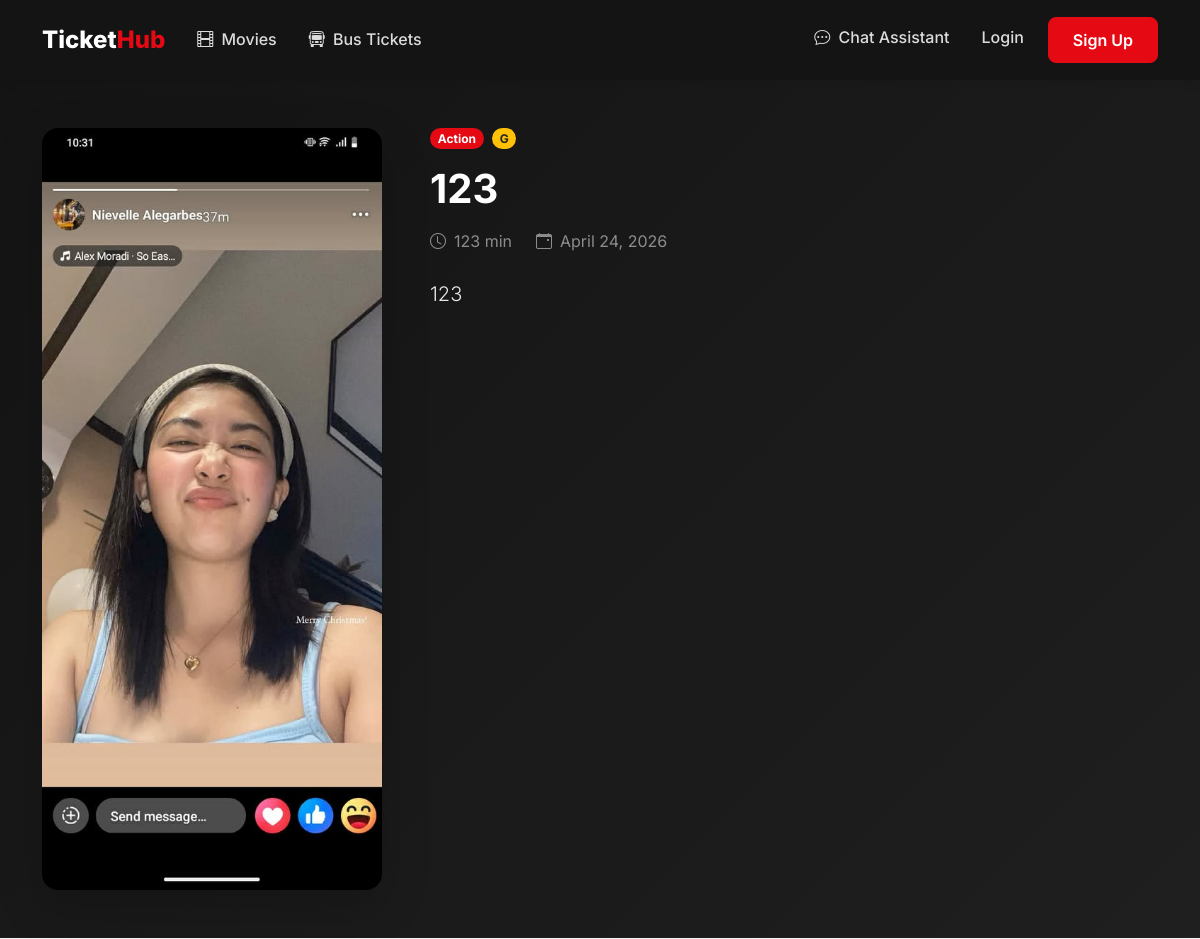
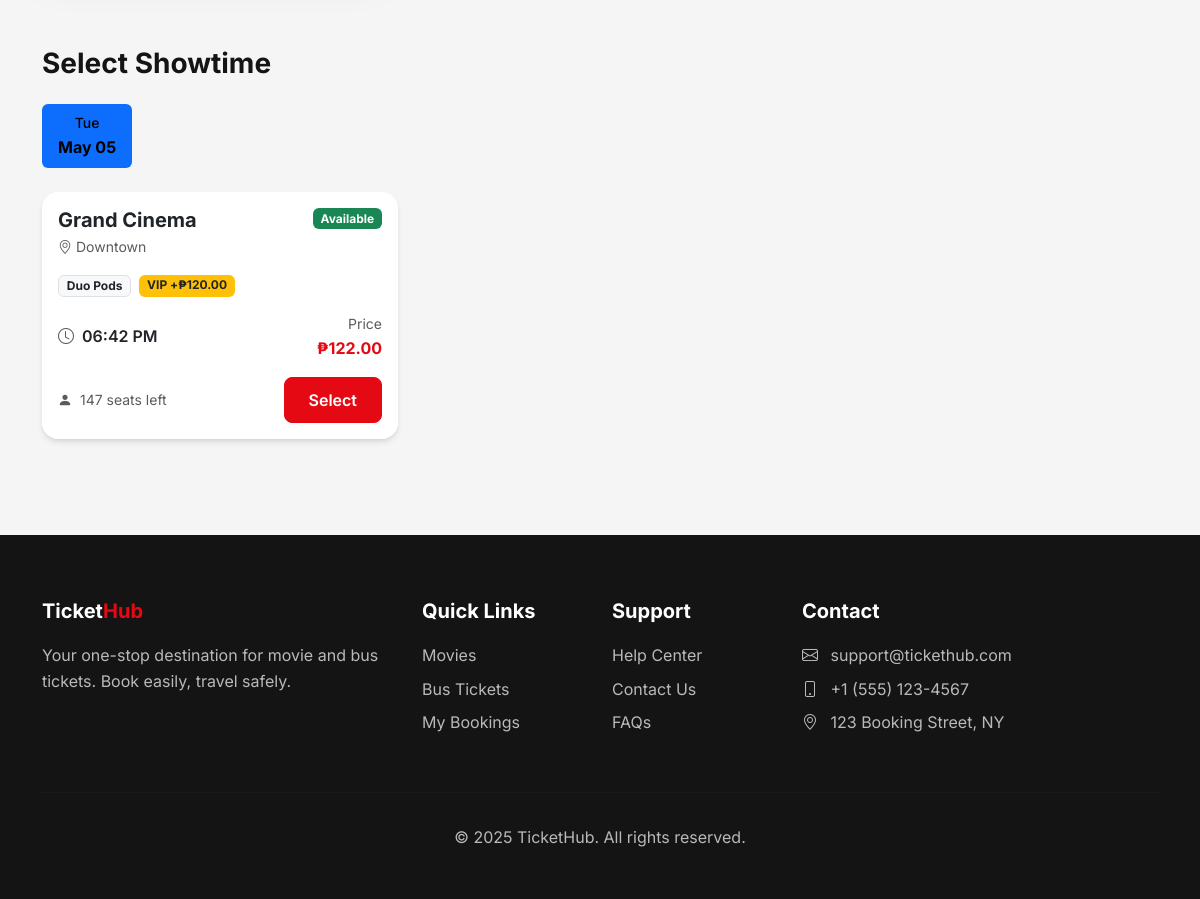
Page /movies/1 on the committed database (2 pictures, top to bottom).
### flask_app/app.py (models this page shows)
class Movie(db.Model):
    id = db.Column(db.Integer, primary_key=True)
    title = db.Column(db.String(200), nullable=False)
    description = db.Column(db.Text)
    genre = db.Column(db.String(100))
    duration = db.Column(db.Integer)  # in minutes
    rating = db.Column(db.String(10))  # PG, PG-13, R, etc.
    poster_image = db.Column(db.String(255))
    trailer_url = db.Column(db.String(255))
    release_date = db.Column(db.Date)
    is_active = db.Column(db.Boolean, default=True)
    created_at = db.Column(db.DateTime, default=datetime.utcnow)
    showtimes = db.relationship('Showtime', backref='movie', lazy=True, cascade='all, delete-orphan')

class Showtime(db.Model):
    id = db.Column(db.Integer, primary_key=True)
    movie_id = db.Column(db.Integer, db.ForeignKey('movie.id'), nullable=False)
    cinema_id = db.Column(db.Integer, db.ForeignKey('cinema.id'), nullable=False)
    show_date = db.Column(db.Date, nullable=False)
    show_time = db.Column(db.Time, nullable=False)
    price = db.Column(db.Float, nullable=False)
    available_seats = db.Column(db.Integer)
    bookings = db.relationship('MovieBooking', backref='showtime', lazy=True, cascade='all, delete-orphan')

class Cinema(db.Model):
    id = db.Column(db.Integer, primary_key=True)
    name = db.Column(db.String(100), nullable=False)
    location = db.Column(db.String(200))
    total_seats = db.Column(db.Integer, default=100)
    operator_id = db.Column(db.Integer, db.ForeignKey('user.id'), nullable=True)
    image = db.Column(db.String(255))  # for picture
    seat_layout_style = db.Column(db.String(40), default=DEFAULT_CINEMA_LAYOUT_STYLE, nullable=False)
    vip_rows = db.Column(db.Integer, default=DEFAULT_CINEMA_VIP_ROWS)
    vip_surcharge = db.Column(db.Float, default=DEFAULT_CINEMA_VIP_SURCHARGE)
    showtimes = db.relationship('Showtime', backref='cinema', lazy=True, cascade='all, delete-orphan')
    operator = db.relationship('User', foreign_keys=[operator_id], backref='cinemas')

### flask_app/app.py (the view)
@app.route('/movies/<int:movie_id>')
@regular_user_only
def movie_detail(movie_id):
    movie = Movie.query.get_or_404(movie_id)
    showtimes = Showtime.query.filter(
        Showtime.movie_id == movie_id,
        Showtime.show_date >= datetime.now().date()
    ).order_by(Showtime.show_date, Showtime.show_time).all()
    showtimes = [st for st in showtimes if not is_showtime_departed(st)]
    return render_template('movies/detail.html', movie=movie, showtimes=showtimes)

### flask_app/app.py (called while the page is built, shortened)
@app.after_request
def add_no_cache_headers(response):
    if request.endpoint != 'static':
        response.headers['Cache-Control'] = 'no-store, no-cache, must-revalidate, private, max-age=0'
        response.headers['Pragma'] = 'no-cache'
        response.headers['Expires'] = '0'
    return response

def regular_user_only(f):
    @wraps(f)
    def decorated_function(*args, **kwargs):
        return f(*args, **kwargs)
    return decorated_function

def is_showtime_departed(showtime, now_dt=None):
    if not showtime or not getattr(showtime, 'show_date', None) or not getattr(showtime, 'show_time', None):
        return False
    now_dt = now_dt or datetime.now()
    show_dt = datetime.combine(showtime.show_date, showtime.show_time)
    return show_dt <= now_dt

### flask_app/templates/movies/detail.html (shortened to what this page needs)
{% extends 'base.html' %}
{% block content %}
<section class="py-5" style="background: linear-gradient(135deg, var(--dark) 0%, var(--dark-lighter) 100%);">
    <div class="container">
        <div class="row g-5">
            <div class="col-md-4">
                {% if movie.poster_image %}
                    <img src="{{ url_for('static', filename='uploads/' + movie.poster_image) }}" class="img-fluid rounded-4 shadow-lg" alt="{{ movie.title }}">
                {% else %}
                    <div class="bg-secondary rounded-4 d-flex align-items-center justify-content-center" style="height: 400px;">
                        <i class="bi bi-film text-white" style="font-size: 5rem;"></i>
                    </div>
                {% endif %}
            </div>
            <div class="col-md-8 text-white">
                <div class="d-flex gap-2 mb-3">
                    {% if movie.genre %}
                        {% for g in movie.genre.split(',') %}
                            {% set g2 = g.strip() %}
                            {% if g2 %}
                                <a href="{{ url_for('movies', genre=g2) }}" class="badge rounded-pill" style="background: var(--primary); text-decoration: none;">
                                    {{ g2 }}
                                </a>
                            {% endif %}
                        {% endfor %}
                    {% endif %}
                    {% if movie.rating %}
                        {% set first_rating = movie.rating.split(',')[0].strip() %}
                        <span class="badge rounded-pill bg-warning text-dark">{{ first_rating }}</span>
                    {% endif %}
                </div>
                <h1 class="fw-bold mb-3">{{ movie.title }}</h1>
                <div class="d-flex gap-4 mb-4 text-white-50">
                    {% if movie.duration %}
                        <span><i class="bi bi-clock me-2"></i>{{ movie.duration }} min</span>
                    {% endif %}
                    {% if movie.release_date %}
                        <span><i class="bi bi-calendar-event me-2"></i>{{ movie.release_date.strftime('%B %d, %Y') }}</span>
                    {% endif %}
                </div>
                <p class="lead mb-4" style="opacity: 0.9;">{{ movie.description or 'No description available.' }}</p>
            </div>
        </div>
    </div>
</section>
<section class="py-5">
    <div class="container">
        <h3 class="fw-bold mb-4">Select Showtime</h3>
        {% if showtimes %}
            {% set dates = showtimes | map(attribute='show_date') | unique | list %}
            <ul class="nav nav-pills mb-4" id="dateTabs" role="tablist">
                {% for date in dates %}
                    <li class="nav-item" role="presentation">
                        <button class="nav-link {% if loop.first %}active{% endif %} px-4 py-2 me-2"
                                id="date-{{ loop.index }}-tab"
                                data-bs-toggle="pill"
                                data-bs-target="#date-{{ loop.index }}"
                                type="button"
                                role="tab">
                            <div class="text-center">
                                <div class="small" style="color: #000;">{{ date.strftime('%a') }}</div>
                                <div class="fw-bold" style="color: #000;">{{ date.strftime('%b %d') }}</div>
                            </div>
                        </button>
                    </li>
                {% endfor %}
            </ul>
            <div class="tab-content" id="dateTabsContent">
                {% for date in dates %}
                    <div class="tab-pane fade {% if loop.first %}show active{% endif %}"
                         id="date-{{ loop.index }}"
                         role="tabpanel">
                        <div class="row g-4">
                            {% for showtime in showtimes if showtime.show_date == date %}
                                {% set layout_meta = cinema_layout_presets.get(showtime.cinema.seat_layout_style or 'classic', cinema_layout_presets['classic']) %}
                                <div class="col-md-6 col-lg-4">
                                    <div class="card h-100">
                                        <div class="card-body">
                                            <div class="d-flex justify-content-between align-items-start mb-3">
                                                <div>
                                                    <h5 class="fw-bold mb-1">{{ showtime.cinema.name }}</h5>
                                                    <p class="text-muted small mb-0">
                                                        <i class="bi bi-geo-alt me-1"></i>{{ showtime.cinema.location }}
                                                    </p>
                                                </div>
                                                <span class="badge bg-success">Available</span>
                                            </div>
                                            <div class="d-flex flex-wrap gap-2 mb-3">
                                                <span class="badge text-dark border bg-light">{{ layout_meta['label'] }}</span>
                                                {% if (showtime.cinema.vip_rows or 0)|int > 0 %}
                                                    <span class="badge bg-warning text-dark">VIP +&#8369;{{ "%.2f"|format(showtime.cinema.vip_surcharge or 0) }}</span>
                                                {% endif %}
                                            </div>
                                            <div class="d-flex align-items-center justify-content-between mb-3">
                                                <div class="d-flex align-items-center">
                                                    <i class="bi bi-clock me-2 text-muted"></i>
                                                    <span class="fw-semibold">{{ showtime.show_time.strftime('%I:%M %p') }}</span>
                                                </div>
                                                <div class="text-end">
                                                    <div class="small text-muted">Price</div>
                                                    <div class="fw-bold" style="color: var(--primary);">&#8369;{{ "%.2f"|format(showtime.price) }}</div>
                                                </div>
                                            </div>
                                            <div class="d-flex align-items-center justify-content-between">
                                                <small class="text-muted">
                                                    <i class="bi bi-person-fill me-1"></i>
                                                    {{ showtime.available_seats }} seats left
                                                </small>
                                                <a href="{{ url_for('book_movie', showtime_id=showtime.id) }}" class="btn btn-primary">
                                                    Select
                                                </a>
                                            </div>
                                        </div>
                                    </div>
                                </div>
                            {% endfor %}
                        </div>
                    </div>
                {% endfor %}
            </div>
        {% endif %}
    </div>
</section>
{% endblock %}

### flask_app/static/css/main.css (style rules this page uses)
:root { --primary: #E50914; --primary-dark: #B20710; --secondary: #0A84FF; --dark: #141414; --dark-lighter: #1F1F1F; --gray-100: #F5F5F5; --gray-200: #E5E5E5; --gray-300: #D4D4D4; --gray-600: #6B7280; --gray-800: #2D2D2D; --success: #22C55E; --warning: #F59E0B; }
* { margin: 0; padding: 0; box-sizing: border-box; }
body { font-family: 'Inter', -apple-system, BlinkMacSystemFont, sans-serif; background-color: var(--gray-100); color: var(--dark); line-height: 1.6; }
.nav-link { color: rgba(255,255,255,0.85) !important; font-weight: 500; padding: 0.5rem 1rem !important; transition: all 0.2s ease; }
.nav-link.active { color: var(--primary) !important; }
.btn-primary { background: var(--primary); border-color: var(--primary); font-weight: 600; padding: 0.625rem 1.5rem; border-radius: 8px; transition: all 0.2s ease; }
.card { border: none; border-radius: 16px; box-shadow: 0 4px 6px -1px rgba(0,0,0,0.1), 0 2px 4px -1px rgba(0,0,0,0.06); transition: all 0.3s ease; overflow: hidden; }
.card { border-radius: 16px; box-shadow: 0 4px 12px rgba(0,0,0,0.07); border: none; }
.btn-primary { background: #E50914; border-color: #E50914; font-weight: 600; border-radius: 8px; transition: background 0.2s; }
.fw-bold { font-weight: 700 !important; }

### flask_app/templates/base.html (style rules this page uses)
:root { --primary: #E50914; --primary-dark: #B20710; --secondary: #0A84FF; --dark: #141414; --dark-lighter: #1F1F1F; --gray-100: #F5F5F5; --gray-200: #E5E5E5; --gray-300: #D4D4D4; --gray-600: #6B7280; --gray-800: #2D2D2D; --success: #22C55E; --warning: #F59E0B; }
* { margin: 0; padding: 0; box-sizing: border-box; }
body { font-family: 'Inter', -apple-system, BlinkMacSystemFont, sans-serif; background-color: var(--gray-100); color: var(--dark); line-height: 1.6; }
.nav-link { color: rgba(255,255,255,0.85) !important; font-weight: 500; padding: 0.5rem 1rem !important; transition: all 0.2s ease; }
.nav-link.active { color: var(--primary) !important; }
.btn-primary { background: var(--primary); border-color: var(--primary); font-weight: 600; padding: 0.625rem 1.5rem; border-radius: 8px; transition: all 0.2s ease; }
.card { border: none; border-radius: 16px; box-shadow: 0 4px 6px -1px rgba(0,0,0,0.1), 0 2px 4px -1px rgba(0,0,0,0.06); transition: all 0.3s ease; overflow: hidden; }

### rows in the picture
Movie: poster_image (picture), genre "Action", title "123", duration "123", release_date "April 24, 2026", description "123"
Showtime: strftime "Tue", strftime "May 05", cinema.name "Grand Cinema", cinema.location "Downtown", label "Duo Pods", show_time "06:42 PM", price "122.00", available_seats "147"
Cinema: cinema "120.00"

### other values in the picture
{{ first_rating }} "G"
